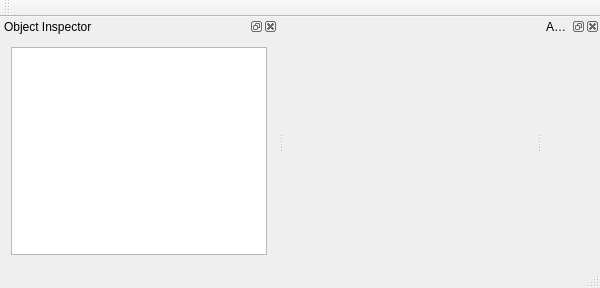
<?xml version="1.0" encoding="UTF-8"?>
<ui version="4.0">
 <class>MainWindow</class>
 <widget class="QMainWindow" name="MainWindow">
  <property name="geometry">
   <rect>
    <x>0</x>
    <y>0</y>
    <width>600</width>
    <height>288</height>
   </rect>
  </property>
  <property name="windowTitle">
   <string>MainWindow</string>
  </property>
  <widget class="QWidget" name="centralWidget"/>
  <widget class="QMenuBar" name="menuBar">
   <property name="geometry">
    <rect>
     <x>0</x>
     <y>0</y>
     <width>600</width>
     <height>20</height>
    </rect>
   </property>
  </widget>
  <widget class="QToolBar" name="mainToolBar">
   <attribute name="toolBarArea">
    <enum>TopToolBarArea</enum>
   </attribute>
   <attribute name="toolBarBreak">
    <bool>false</bool>
   </attribute>
  </widget>
  <widget class="QStatusBar" name="statusBar"/>
  <widget class="QDockWidget" name="dockWidget_Actions">
   <property name="windowTitle">
    <string>Actions</string>
   </property>
   <attribute name="dockWidgetArea">
    <number>2</number>
   </attribute>
   <widget class="QWidget" name="dockWidgetContents_2"/>
  </widget>
  <widget class="QDockWidget" name="dockWidget_ObjectInspector">
   <property name="floating">
    <bool>false</bool>
   </property>
   <property name="windowTitle">
    <string>Object Inspector</string>
   </property>
   <attribute name="dockWidgetArea">
    <number>1</number>
   </attribute>
   <widget class="QWidget" name="dockWidgetContents">
    <layout class="QGridLayout" name="gridLayout">
     <item row="0" column="0">
      <widget class="QTableWidget" name="tableWidget_inspector"/>
     </item>
    </layout>
   </widget>
  </widget>
 </widget>
 <layoutdefault spacing="6" margin="11"/>
 <resources/>
 <connections/>
</ui>
